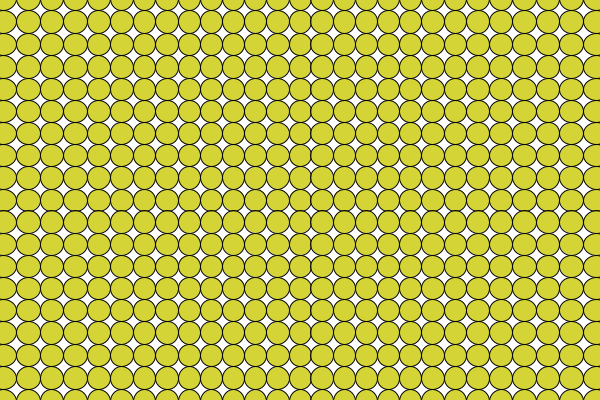
Frame 1 (no input)
Frame 60 (the mouse pressed at the canvas centre just before this capture): identical to frame 1, image omitted
Frame 120 (the mouse held since frame 60 and released just before this capture): identical to frame 1, image omitted

The Processing sketch that drew this single still picture (run headless with seeded random() and noise(); from frame 60 on, the mouse is pressed at the canvas centre):

// Processing sketch: flat3D_test_ZtoR
// ── flat3D_test_ZtoR.pde
float currx, curry, currz;
float l = 100;
float initsize = 20;
float depthStep = 20;
float updown = 0;
float leftright =0;

void setup(){
  frameRate(10);
  size(600, 400);
  currx = 0;
  curry = 0;
  currz = 1000;
  
}

void draw(){
  background(255);
  fill(200, 200, 0, 200);
  pushMatrix();
  translate(width/2, height/2);
  
  for(int i=-(int)(width/2); i<width/2; i+=20){
    for(int j=-(int)(height/2); j<height/2; j+=20){
      currx = i + leftright;
      curry = j + updown;
      float newx =  xReloc(currx, curry, currz);
      float newy =yReloc(currx, curry, currz); 
      ellipse(newx,newy, xResize(currx, curry, currz)*initsize, yResize(currx, curry, currz)*initsize);  
    }
  }
  
  popMatrix();
  
}

float xResize(float oldx, float oldy, float oldz){
  float depth = l + oldz;
  float h = (float)Math.sqrt(oldz*oldz - oldx*oldx);
  return depth*oldz*oldz/(pow(h, 3));
  //return D/oldz;
}

float yResize(float oldx, float oldy, float oldz){
  float depth = l + oldz;
  float h = (float)Math.sqrt(oldz*oldz - oldy*oldy);
  return depth*oldz*oldz/(pow(h, 3));
}

float xReloc(float oldx, float oldy, float oldz){
  float depth = l + oldz;
  float h = (float)Math.sqrt(oldz*oldz - oldx*oldx);
  return oldx*(depth)/h;
}

float yReloc(float oldx, float oldy, float oldz){
  float depth = l + oldz;
  float h = (float)Math.sqrt(oldz*oldz - oldy*oldy);
  return oldy*(depth)/h;
}

void keyPressed() {

    if (key == CODED) {
    if (keyCode == UP) {
      updown = updown-30;
    } 
    else 
      if (keyCode == DOWN) {
      updown = updown+30;
    } 
    else 
      if (keyCode == LEFT) {
      leftright = leftright-30;
    }  
    else 
      if (keyCode == RIGHT) {
      leftright = leftright+30;
      println("right pressed");
    }
  }
  
  if (key == '=' || key == '+' ) {
    currz += depthStep; 
    println(currz);
  } 
  else if (key == '-' || key == '_') {
    currz -= depthStep; 
    println(currz);
  }
}

boolean inFrame(float x, float y){
  return (abs(x)<width/2)&&(abs(y)<height/2);
}
